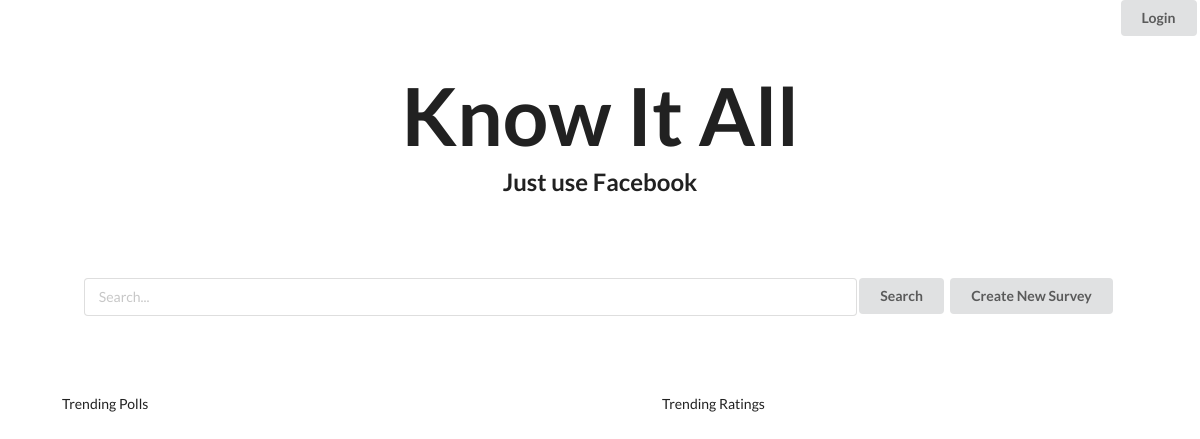
The app's page /www/knowitall/home-search.php, older data.
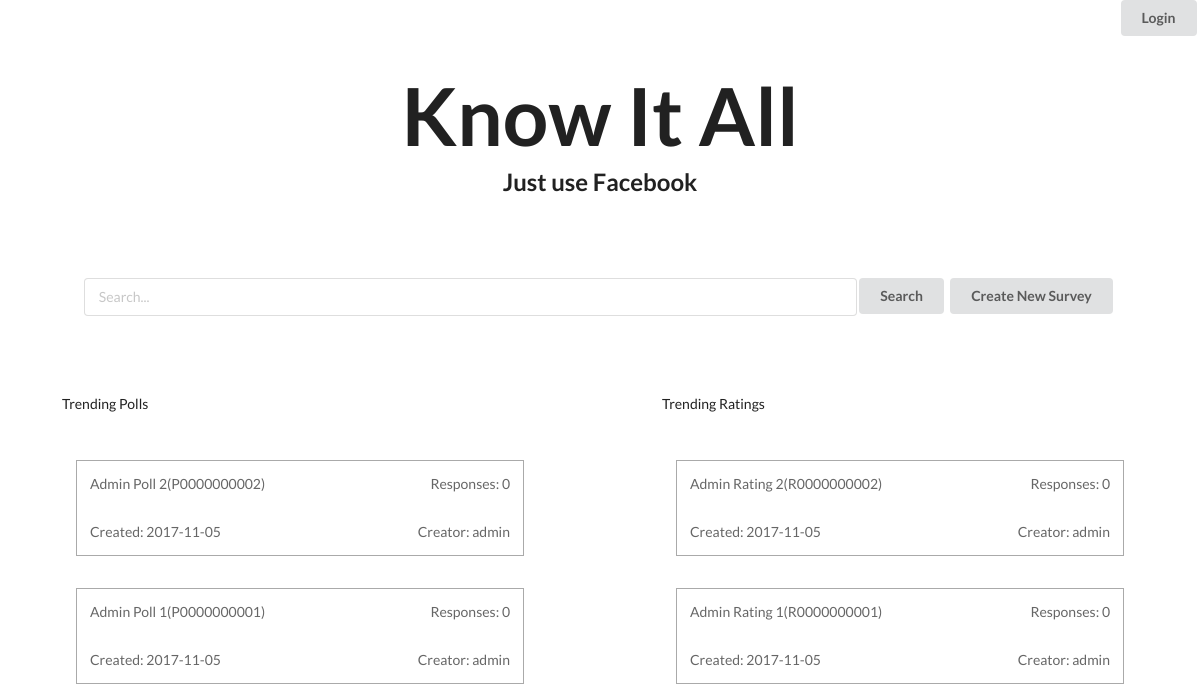
The same page, newer data.
### tables this page shows
CREATE TABLE `survey` (
  `survey_id` varchar(45) NOT NULL,
  `survey_title` varchar(1000) NOT NULL,
  `user_id` varchar(45) NOT NULL,
  `rating_average` double NOT NULL,
  `create_time` varchar(45) DEFAULT NULL,
  `survey_tags` varchar(1000) NOT NULL,
  `voter_number` int(45) NOT NULL
);

CREATE TABLE `user` (
  `user_id` varchar(45) NOT NULL,
  `usc_email` varchar(45) NOT NULL,
  `usc_id` varchar(45) NOT NULL,
  `password` varchar(100) NOT NULL,
  `user_name` varchar(45) NOT NULL
);

### www/knowitall/trending-card.php (the view)
<li class="surveylink custom-pad-hor custom-pad-top">
	<a href="survey.php?id=<?php echo $srow['survey_id']; ?>">
	  <div class="ui grid">
	    <div class="twelve wide column"><?php echo $srow['survey_title']; ?>(<?php echo $srow['survey_id']; ?>)</div>
	    <div class="four wide column"><span class="float-right">Responses: <?php echo $srow['voter_number']; ?></span></div>
	    <div class="eight wide column">Created: <?php echo $srow['create_time']; ?></div>
	    <div class="eight wide column"><span class="float-right">Creator: <?php echo $urow['user_name']; ?></span></div>
	  </div>
	</a>
</li>

### www/knowitall/home-search.php (shortened to what this page needs)
<!DOCTYPE html>
<html lang="en">
  <head>
    <?php include("all-css.php");?>
  </head>
  <body>
    <button class="ui button float-right link-btn"><a class="float-right" href="login.php"><?php include("login-out.php"); ?></a></button>
    <?php include('big-header.php');?>
    <form class="ui form search-bar custom-pad-hor master-center custom-pad-vert" action="search-results.php" method="get" id="search">
      <input class="custom-margin-bot-small" type="text" placeholder="Search..." name="search" required="true">
      <button class="ui button" type="submit" form="search" value="Submit">Search</button>
      <button class="ui button link-btn"><a href="create.php">Create New Survey</a></button>
    </form>
    <div class="ui grid">
      <div class="two column row">
        <div class="column">
          <span class="custom-pad-hor">Trending Polls</span>
          <ul>
            <?php include("show-trending-polls.php"); ?>
          </ul>
        </div>
        <div class="column">
          <span class="custom-pad-hor">Trending Ratings</span>
          <ul>
            <?php include("show-trending-ratings.php"); ?>
          </ul>
        </div>
      </div>
    </div>
  </body>
</html>

### www/knowitall/all-css.php
<link rel="stylesheet" href="../css/semantic.min.css">
<link rel="stylesheet" href="../css/icon.min.css">
<link rel="stylesheet" href="style.css">

### www/knowitall/login-out.php
<?php
  if(isset($_SESSION['id'])){
      echo("Logout");
  }else{
      echo("Login");
  }
?>

### www/knowitall/big-header.php
<h1>Know It All</h1>
<h2>Just use Facebook</h2>

### www/knowitall/show-trending-polls.php
<?php
  include("database-connector.php");
  $sql = $conn->prepare("SELECT * FROM trending_survey WHERE survey_id LIKE \"P%\" ORDER BY survey_id DESC;");
  $sql->execute();
  $result = $sql->get_result();
  $j = $result->num_rows;
  for($i = 0; $i < $j; $i++){
    $trow = $result->fetch_assoc();
    $sql = $conn->prepare("SELECT * FROM survey WHERE survey_id = ?;");
    $sql->bind_param('s', $trow['survey_id']);
    $sql->execute();
    $sresult = $sql->get_result();
    $srow = $sresult->fetch_assoc();
    $sql = $conn->prepare("SELECT user_name FROM user WHERE user_id = ?;");
    $sql->bind_param('s', $srow['user_id']);
    $sql->execute();
    $uresult = $sql->get_result();
    $urow = $uresult->fetch_assoc();
    include("trending-card.php");
  }
?>

### www/knowitall/show-trending-ratings.php
<?php
  include("database-connector.php");
  $sql = $conn->prepare("SELECT * FROM trending_survey WHERE survey_id LIKE \"R%\" ORDER BY survey_id DESC;");
  $sql->execute();
  $result = $sql->get_result();
  $j = $result->num_rows;
  for($i = 0; $i < $j; $i++){
    $trow = $result->fetch_assoc();
    $sql = $conn->prepare("SELECT * FROM survey WHERE survey_id = ?;");
    $sql->bind_param('s', $trow['survey_id']);
    $sql->execute();
    $sresult = $sql->get_result();
    $srow = $sresult->fetch_assoc();
    $sql = $conn->prepare("SELECT user_name FROM user WHERE user_id = ?;");
    $sql->bind_param('s', $srow['user_id']);
    $sql->execute();
    $uresult = $sql->get_result();
    $urow = $uresult->fetch_assoc();
    include("trending-card.php");
  }
?>

### www/knowitall/style.css (style rules this page uses)
h1, h2 { margin: 0 auto; text-align: center; }
h1 { font-size: 10vh; padding-top: 8vh; }
h2 { padding-bottom: 6vh }
ul { list-style: none; padding: 0; margin: 14px }
a:not(.signup-link) { display: block; }
a { color: rgba(0, 0, 0, 0.6) }
.search-bar input[type="text"] { width: 70% !important; }
.float-right { float: right }
.master-center { margin: 0 auto !important; text-align: center !important; }
.link-btn { padding: 0 !important; }
.link-btn a { padding: .78571429em 1.5em; }
.custom-pad-hor { padding-left: 4vw !important; padding-right: 4vw !important; }
.custom-pad-vert { padding-top: 4vh !important; padding-bottom: 4vh !important; }
.custom-pad-top { padding-top: 4vh !important; }
.custom-margin-bot-small { margin-bottom: 4vh !important; }
.ui.grid { margin: 0; }
.ui.form { margin-bottom: 4em; }

Row changes from the older to the newer data that the page shows:
added survey: survey_title "Admin Poll 2", survey_id "P0000000002", voter_number "0", create_time "2017-11-05", user.user_name "admin", shown under "Just use Facebook"
added survey: survey_title "Admin Poll 1", survey_id "P0000000001", voter_number "0", create_time "2017-11-05", user.user_name "admin", shown under "Just use Facebook"
added survey: survey_title "Admin Rating 2", survey_id "R0000000002", voter_number "0", create_time "2017-11-05", user.user_name "admin"
added survey: survey_title "Admin Rating 1", survey_id "R0000000001", voter_number "0", create_time "2017-11-05", user.user_name "admin"
